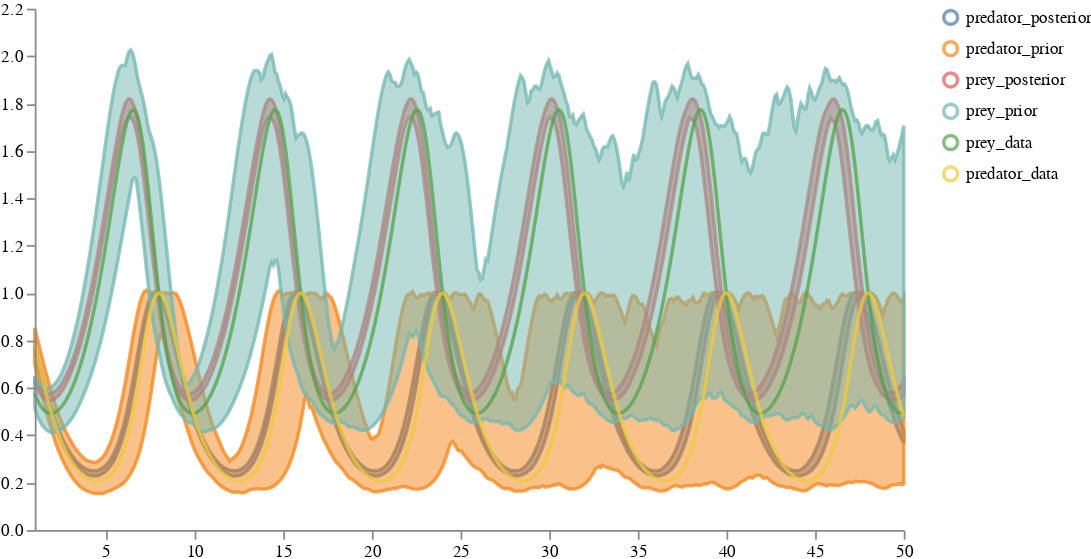

The notebook cell saved with this chart:
### Code cell
posterior_samples_df = convert_to_output_format(posterior_samples, tspan, nice=True)

distributions = pd.DataFrame({
    'prey_prior': prior_samples_df['prey_population_sol'], 
    'predator_prior': prior_samples_df['predator_population_sol'],
    'prey_posterior': posterior_samples_df['prey_population_sol'],
    'predator_posterior': posterior_samples_df['predator_population_sol'],
    })

traces = pd.DataFrame({
    'prey_data': deterministic_lotka_volterra_trajectory_df['prey_population_sol'],
    'predator_data': deterministic_lotka_volterra_trajectory_df['predator_population_sol']
})

schema = plots.trajectories(distributions, traces=traces)
plots.ipy_display(schema)

### Figure 1 — Vega specification as saved in the notebook (floating-point values rounded to 4 significant figures; data arrays with more than 128 entries replaced by an {"elided": "..."} marker saying what was removed)
{"$schema": "https://vega.github.io/schema/vega/v5.json", "axes": [{"name": "x_axis", "orient": "bottom", "scale": "xscale", "zindex": 100}, {"name": "y_axis", "orient": "left", "scale": "yscale", "zindex": 100}], "data": [{"name": "distributions", "values": {"elided": "2000 records"}}, {"name": "traces", "transform": [{"expr": "isValid(datum.value)", "type": "filter"}], "values": {"elided": "1000 records"}}, {"name": "points", "values": []}, {"name": "markers", "values": []}, {"name": "selected", "on": [{"remove": true, "trigger": "clear"}, {"remove": true, "trigger": "!shift"}, {"insert": "clicked", "trigger": "!shift && clicked"}, {"toggle": "clicked", "trigger": "shift && clicked"}]}], "height": 300, "legends": [{"encode": {"labels": {"interactive": true, "name": "legendLabel", "update": {"opacity": [{"test": "!length(data('selected')) || indata('selected', 'value', datum.value)", "value": 1}, {"value": 0.25}]}}, "symbols": {"interactive": true, "name": "legendSymbol", "update": {"fill": {"value": "transparent"}, "opacity": [{"test": "!length(data('selected')) || indata('selected', 'value', datum.value)", "value": 0.7}, {"value": 0.15}], "size": {"value": 64}, "strokeWidth": {"value": 2}}}}, "name": "color_legend", "stroke": "color"}], "marks": [{"from": {"facet": {"data": "points", "groupby": "trajectory", "name": "points_split"}}, "marks": [{"encode": {"hover": {"fillOpacity": {"value": 0.9}}, "update": {"fill": {"field": "trajectory", "scale": "color"}, "fillOpacity": [{"test": "!length(data('selected')) || indata('selected', 'value', datum.trajectory)", "value": 0.5}, {"value": 0.15}], "size": {"value": 10}, "stroke": {"field": "trajectory", "scale": "color"}, "strokeOpacity": [{"test": "!length(data('selected')) || indata('selected', 'value', datum.trajectory)", "value": 0.75}, {"value": 0.15}], "strokeWidth": {"value": 2}, "tooltip": {"field": "value"}, "x": {"field": "timepoint", "scale": "xscale"}, "y": {"field": "value", "scale": "yscale"}}}, "from": {"data": "points"}, "name": "_points_symbol", "type": "symbol", "zindex": 3}, {"encode": {"hover": {"fillOpacity": {"value": 0.9}}, "update": {"interpolate": {"value": "linear"}, "stroke": {"field": "trajectory", "scale": "color"}, "strokeOpacity": [{"test": "!length(data('selected')) || indata('selected', 'value', datum.trajectory)", "value": 0.3}, {"value": 0.1}], "strokeWidth": {"value": 2}, "x": {"field": "timepoint", "scale": "xscale"}, "y": {"field": "value", "scale": "yscale"}}}, "from": {"data": "points"}, "name": "_points_line", "type": "line", "zindex": 3}], "name": "_points", "type": "group", "zindex": 3}, {"from": {"facet": {"data": "traces", "groupby": "trajectory", "name": "traces_split"}}, "marks": [{"encode": {"hover": {"fillOpacity": {"value": 0.9}}, "update": {"interpolate": {"value": "linear"}, "stroke": {"field": "trajectory", "scale": "color"}, "strokeOpacity": [{"test": "!length(data('selected')) || indata('selected', 'value', datum.trajectory)", "value": 0.75}, {"value": 0.15}], "strokeWidth": {"value": 2}, "x": {"field": "timepoint", "scale": "xscale"}, "y": {"field": "value", "scale": "yscale"}}}, "from": {"data": "traces_split"}, "name": "_traces_lines", "type": "line"}], "name": "_traces", "type": "group", "zindex": 2}, {"from": {"facet": {"data": "distributions", "groupby": "trajectory", "name": "trajectory_split"}}, "marks": [{"encode": {"hover": {"fillOpacity": {"value": 0.9}}, "update": {"fill": {"field": "trajectory", "scale": "color"}, "fillOpacity": [{"test": "!length(data('selected')) || indata('selected', 'value', datum.trajectory)", "value": 0.5}, {"value": 0.15}], "interpolate": {"value": "linear"}, "stroke": {"field": "trajectory", "scale": "color"}, "strokeOpacity": [{"test": "!length(data('selected')) || indata('selected', 'value', datum.trajectory)", "value": 0.75}, {"value": 0.15}], "strokeWidth": {"value": 2}, "x": {"field": "timepoint", "scale": "xscale"}, "y": {"field": "upper", "scale": "yscale"}, "y2": {"field": "lower", "scale": "yscale"}}}, "from": {"data": "trajectory_split"}, "type": "area"}], "name": "_distributions", "type": "group", "zindex": 1}, {"marks": [{"encode": {"enter": {"stroke": {"value": "lightgray"}}, "update": {"opacity": {"value": 1}, "x": {"field": "timepoint", "scale": "xscale"}, "y": {"signal": "height"}, "y2": {"value": 0}}}, "from": {"data": "markers"}, "name": "_marker text", "type": "rule"}, {"encode": {"enter": {"fontSize": {"value": 8}, "text": {"field": "datum.label"}, "y": {"value": 0}}}, "from": {"data": "_marker text"}, "name": "_marker flags", "transform": [{"as": ["x", "_y", "opacity", "align", "baseline"], "lineAnchor": "start", "offset": [1], "size": {"signal": "[width, height]"}, "type": "label"}], "type": "text"}], "name": "_markers", "type": "group"}], "scales": [{"domain": {"fields": [{"data": "distributions", "field": "timepoint"}, {"data": "traces", "field": "timepoint"}, {"data": "points", "field": "timepoint"}, {"data": "markers", "field": "timepoint"}]}, "name": "xscale", "range": "width", "type": "linear", "zero": false}, {"domain": {"fields": [{"data": "distributions", "field": "lower"}, {"data": "distributions", "field": "upper"}, {"data": "traces", "field": "value"}, {"data": "points", "field": "value"}]}, "name": "yscale", "nice": true, "range": "height", "type": "linear", "zero": true}, {"domain": {"fields": [{"data": "distributions", "field": "trajectory"}, {"data": "traces", "field": "trajectory"}, {"data": "points", "field": "trajectory"}]}, "name": "color", "range": "category", "type": "ordinal"}], "signals": [{"name": "clear", "on": [{"events": "mouseup[!event.item]", "force": true, "update": "true"}], "value": true}, {"name": "shift", "on": [{"events": "@legendSymbol:click, @legendLabel:click", "force": true, "update": "event.shiftKey"}], "value": false}, {"name": "clicked", "on": [{"events": "@legendSymbol:click, @legendLabel:click", "force": true, "update": "{value: datum.value}"}], "value": null}], "width": 500}
